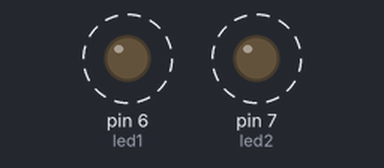
Bench run of a sketch on a simulated Arduino Uno, built with avr-gcc and run on an emulated ATmega328P. Shown: output pins drawn as LEDs (lit = HIGH). Dashed ring = blinking.

Above: at 0.1 s.
Timing chart, 0 to 3.0 s (numbered marks = the images above):
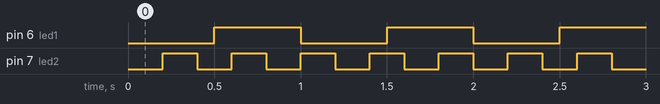

The sketch:

Day12_MultiTask_LED.ino
```cpp
#define led1 6
#define led2 7

unsigned long t1 = 0;
unsigned long t2 = 0;

void setup() {
  pinMode(led1, OUTPUT);
  pinMode(led2, OUTPUT);
}

void loop() {
  unsigned long now = millis();

  if (now - t1 >= 500) {
    t1 = now;
    digitalWrite(led1, !digitalRead(led1));
  }

  if (now - t2 >= 200) {
    t2 = now;
    digitalWrite(led2, !digitalRead(led2));
  }
}
```

Measured:
- by itself, pin 6 (led1): alternates HIGH for 0.50 s and LOW for 0.50 s
- by itself, pin 7 (led2): alternates HIGH for 0.20 s and LOW for 0.20 s
- by itself, everything shown: repeats every 2.0 s, in 12 steps
